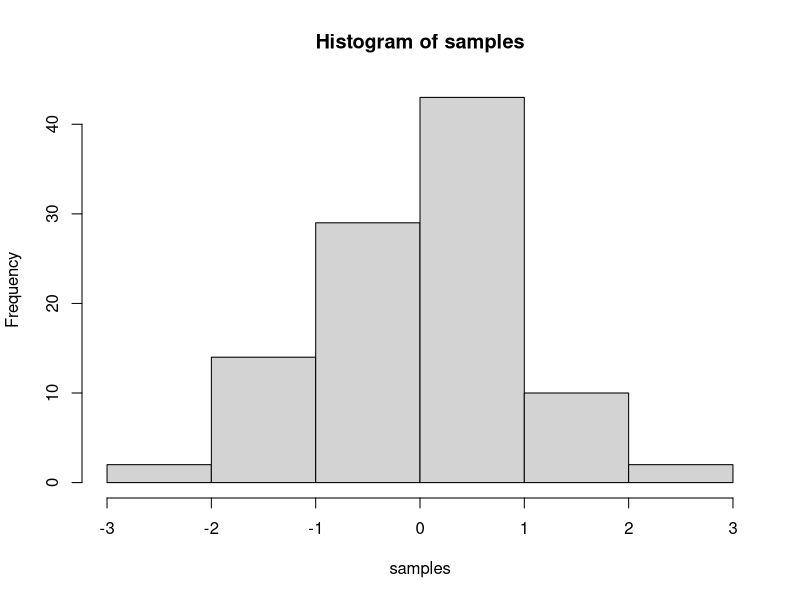

This chart was generated by the following R code:
## ---- chunk 1
knitr::opts_chunk$set(message=FALSE, warning=FALSE, cache=TRUE)
## ---- chunk 2
samples <- rnorm(100, mean=0, sd=1)
hist(samples)
## ---- chunk 3
1+2
2*5
5/3
(1+6+4)/5

## ---- chunk 4
a<-1
b<-2
a+b

d<-c(1,2,3)
e<-c(5,6,7)
d+e
d*e
d/e

## ---- chunk 5
# for loop solution
# i becomes the number 1 to 100 at each step of the loop


a <- length(100) # make empty variable, set length to 100
for (i in 1:100){
  a[i] <-i #assigns the number in i, to the ith index of a
}

print(a)

# for loop solution #2

a<-c() #create empty variable using combine command
for (i in 1:100){
  a<-c(a,i) # keeps combining a with itself and the new number in i
}
print(a)

# seq solution
a <- seq(1,100,1) # look up help for seq using ?seq() in console
print(a)

